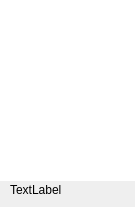
<?xml version="1.0" encoding="UTF-8"?>
<ui version="4.0">
 <class>Form</class>
 <widget class="QWidget" name="Form">
  <property name="geometry">
   <rect>
    <x>0</x>
    <y>0</y>
    <width>135</width>
    <height>207</height>
   </rect>
  </property>
  <property name="windowTitle">
   <string>Form</string>
  </property>
  <widget class="QLabel" name="label">
   <property name="geometry">
    <rect>
     <x>0</x>
     <y>0</y>
     <width>141</width>
     <height>181</height>
    </rect>
   </property>
   <property name="styleSheet">
    <string notr="true">background-color: rgb(255, 255, 255);</string>
   </property>
   <property name="text">
    <string/>
   </property>
  </widget>
  <widget class="QLabel" name="label_2">
   <property name="geometry">
    <rect>
     <x>10</x>
     <y>180</y>
     <width>111</width>
     <height>20</height>
    </rect>
   </property>
   <property name="text">
    <string>TextLabel</string>
   </property>
  </widget>
 </widget>
 <resources/>
 <connections/>
</ui>
